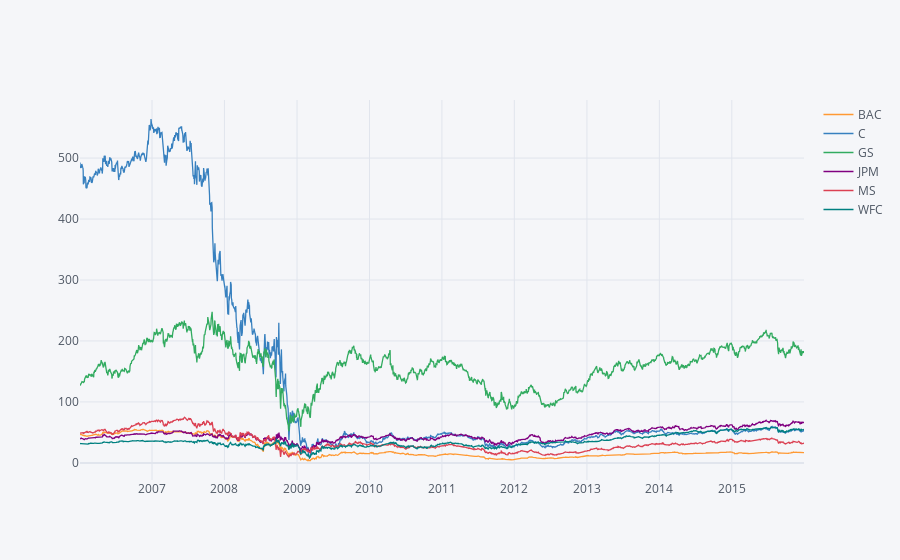

The code cell stored with this chart in its notebook:
### Code cell
bank_stocks.xs(key='Close',axis=1,level='Stock Info').iplot()

### Figure 1 — Plotly figure (JSON) as saved in the notebook; plotly's stock layout.template omitted (floating-point values rounded to 4 significant figures; data arrays with more than 128 entries replaced by an {"elided": "..."} marker saying what was removed)
{"data": [{"line": {"color": "rgba(255, 153, 51, 1.0)", "dash": "solid", "shape": "linear", "width": 1.3}, "mode": "lines", "name": "BAC", "text": "", "type": "scatter", "x": {"elided": "2517 str values"}, "y": {"elided": "2517 float values"}}, {"line": {"color": "rgba(55, 128, 191, 1.0)", "dash": "solid", "shape": "linear", "width": 1.3}, "mode": "lines", "name": "C", "text": "", "type": "scatter", "x": {"elided": "2517 str values"}, "y": {"elided": "2517 float values"}}, {"line": {"color": "rgba(50, 171, 96, 1.0)", "dash": "solid", "shape": "linear", "width": 1.3}, "mode": "lines", "name": "GS", "text": "", "type": "scatter", "x": {"elided": "2517 str values"}, "y": {"elided": "2517 float values"}}, {"line": {"color": "rgba(128, 0, 128, 1.0)", "dash": "solid", "shape": "linear", "width": 1.3}, "mode": "lines", "name": "JPM", "text": "", "type": "scatter", "x": {"elided": "2517 str values"}, "y": {"elided": "2517 float values"}}, {"line": {"color": "rgba(219, 64, 82, 1.0)", "dash": "solid", "shape": "linear", "width": 1.3}, "mode": "lines", "name": "MS", "text": "", "type": "scatter", "x": {"elided": "2517 str values"}, "y": {"elided": "2517 float values"}}, {"line": {"color": "rgba(0, 128, 128, 1.0)", "dash": "solid", "shape": "linear", "width": 1.3}, "mode": "lines", "name": "WFC", "text": "", "type": "scatter", "x": {"elided": "2517 str values"}, "y": {"elided": "2517 float values"}}], "layout": {"legend": {"bgcolor": "#F5F6F9", "font": {"color": "#4D5663"}}, "paper_bgcolor": "#F5F6F9", "plot_bgcolor": "#F5F6F9", "title": {"font": {"color": "#4D5663"}}, "xaxis": {"gridcolor": "#E1E5ED", "showgrid": true, "tickfont": {"color": "#4D5663"}, "title": {"font": {"color": "#4D5663"}, "text": ""}, "zerolinecolor": "#E1E5ED"}, "yaxis": {"gridcolor": "#E1E5ED", "showgrid": true, "tickfont": {"color": "#4D5663"}, "title": {"font": {"color": "#4D5663"}, "text": ""}, "zerolinecolor": "#E1E5ED"}}}
